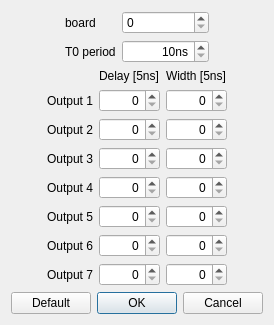
<?xml version="1.0" encoding="UTF-8"?>
<ui version="4.0">
 <class>DialogIoctrl</class>
 <widget class="QDialog" name="DialogIoctrl">
  <property name="geometry">
   <rect>
    <x>0</x>
    <y>0</y>
    <width>257</width>
    <height>312</height>
   </rect>
  </property>
  <property name="windowTitle">
   <string>IO Control</string>
  </property>
  <layout class="QVBoxLayout" name="verticalLayout">
   <item>
    <spacer name="verticalSpacer">
     <property name="orientation">
      <enum>Qt::Vertical</enum>
     </property>
     <property name="sizeHint" stdset="0">
      <size>
       <width>20</width>
       <height>40</height>
      </size>
     </property>
    </spacer>
   </item>
   <item>
    <layout class="QGridLayout" name="gridLayout_2">
     <item row="1" column="1">
      <widget class="QLabel" name="labelT0">
       <property name="text">
        <string>T0 period</string>
       </property>
      </widget>
     </item>
     <item row="1" column="0">
      <spacer name="horizontalSpacer_3">
       <property name="orientation">
        <enum>Qt::Horizontal</enum>
       </property>
       <property name="sizeHint" stdset="0">
        <size>
         <width>40</width>
         <height>20</height>
        </size>
       </property>
      </spacer>
     </item>
     <item row="1" column="3">
      <spacer name="horizontalSpacer_4">
       <property name="orientation">
        <enum>Qt::Horizontal</enum>
       </property>
       <property name="sizeHint" stdset="0">
        <size>
         <width>40</width>
         <height>20</height>
        </size>
       </property>
      </spacer>
     </item>
     <item row="1" column="2">
      <widget class="QDoubleSpinBox" name="doubleSpinBoxT0">
       <property name="alignment">
        <set>Qt::AlignRight|Qt::AlignTrailing|Qt::AlignVCenter</set>
       </property>
       <property name="suffix">
        <string>0ns</string>
       </property>
       <property name="decimals">
        <number>0</number>
       </property>
       <property name="minimum">
        <double>1.000000000000000</double>
       </property>
       <property name="maximum">
        <double>4294967295.000000000000000</double>
       </property>
      </widget>
     </item>
     <item row="0" column="1">
      <widget class="QLabel" name="label">
       <property name="text">
        <string>board</string>
       </property>
      </widget>
     </item>
     <item row="0" column="2">
      <widget class="QSpinBox" name="spinBoxBoard">
       <property name="maximum">
        <number>4</number>
       </property>
      </widget>
     </item>
    </layout>
   </item>
   <item>
    <layout class="QGridLayout" name="gridLayout">
     <item row="1" column="2">
      <widget class="QLabel" name="labelOutput1">
       <property name="text">
        <string>Output 1</string>
       </property>
      </widget>
     </item>
     <item row="2" column="4">
      <widget class="QSpinBox" name="spinBoxO2W">
       <property name="alignment">
        <set>Qt::AlignRight|Qt::AlignTrailing|Qt::AlignVCenter</set>
       </property>
       <property name="maximum">
        <number>65535</number>
       </property>
      </widget>
     </item>
     <item row="6" column="3">
      <widget class="QSpinBox" name="spinBoxO6D">
       <property name="alignment">
        <set>Qt::AlignRight|Qt::AlignTrailing|Qt::AlignVCenter</set>
       </property>
       <property name="maximum">
        <number>65535</number>
       </property>
      </widget>
     </item>
     <item row="5" column="2">
      <widget class="QLabel" name="labelOutput5">
       <property name="text">
        <string>Output 5</string>
       </property>
      </widget>
     </item>
     <item row="5" column="4">
      <widget class="QSpinBox" name="spinBoxO5W">
       <property name="alignment">
        <set>Qt::AlignRight|Qt::AlignTrailing|Qt::AlignVCenter</set>
       </property>
       <property name="maximum">
        <number>65535</number>
       </property>
      </widget>
     </item>
     <item row="1" column="4">
      <widget class="QSpinBox" name="spinBoxO1W">
       <property name="alignment">
        <set>Qt::AlignRight|Qt::AlignTrailing|Qt::AlignVCenter</set>
       </property>
       <property name="maximum">
        <number>65535</number>
       </property>
      </widget>
     </item>
     <item row="7" column="4">
      <widget class="QSpinBox" name="spinBoxO7W">
       <property name="alignment">
        <set>Qt::AlignRight|Qt::AlignTrailing|Qt::AlignVCenter</set>
       </property>
       <property name="maximum">
        <number>65535</number>
       </property>
      </widget>
     </item>
     <item row="3" column="3">
      <widget class="QSpinBox" name="spinBoxO3D">
       <property name="alignment">
        <set>Qt::AlignRight|Qt::AlignTrailing|Qt::AlignVCenter</set>
       </property>
       <property name="maximum">
        <number>65535</number>
       </property>
      </widget>
     </item>
     <item row="4" column="4">
      <widget class="QSpinBox" name="spinBoxO4W">
       <property name="alignment">
        <set>Qt::AlignRight|Qt::AlignTrailing|Qt::AlignVCenter</set>
       </property>
       <property name="maximum">
        <number>65535</number>
       </property>
      </widget>
     </item>
     <item row="0" column="3">
      <widget class="QLabel" name="labelDelay">
       <property name="text">
        <string>Delay [5ns]</string>
       </property>
      </widget>
     </item>
     <item row="3" column="2">
      <widget class="QLabel" name="labelOutput3">
       <property name="text">
        <string>Output 3</string>
       </property>
      </widget>
     </item>
     <item row="2" column="5">
      <spacer name="horizontalSpacer_2">
       <property name="orientation">
        <enum>Qt::Horizontal</enum>
       </property>
       <property name="sizeHint" stdset="0">
        <size>
         <width>40</width>
         <height>20</height>
        </size>
       </property>
      </spacer>
     </item>
     <item row="6" column="2">
      <widget class="QLabel" name="labelOutput6">
       <property name="text">
        <string>Output 6</string>
       </property>
      </widget>
     </item>
     <item row="5" column="3">
      <widget class="QSpinBox" name="spinBoxO5D">
       <property name="alignment">
        <set>Qt::AlignRight|Qt::AlignTrailing|Qt::AlignVCenter</set>
       </property>
       <property name="maximum">
        <number>65535</number>
       </property>
      </widget>
     </item>
     <item row="2" column="2">
      <widget class="QLabel" name="labelOutput2">
       <property name="text">
        <string>Output 2</string>
       </property>
      </widget>
     </item>
     <item row="4" column="3">
      <widget class="QSpinBox" name="spinBoxO4D">
       <property name="alignment">
        <set>Qt::AlignRight|Qt::AlignTrailing|Qt::AlignVCenter</set>
       </property>
       <property name="maximum">
        <number>65535</number>
       </property>
      </widget>
     </item>
     <item row="7" column="3">
      <widget class="QSpinBox" name="spinBoxO7D">
       <property name="alignment">
        <set>Qt::AlignRight|Qt::AlignTrailing|Qt::AlignVCenter</set>
       </property>
       <property name="maximum">
        <number>65535</number>
       </property>
      </widget>
     </item>
     <item row="7" column="2">
      <widget class="QLabel" name="labelOutput7">
       <property name="text">
        <string>Output 7</string>
       </property>
      </widget>
     </item>
     <item row="1" column="3">
      <widget class="QSpinBox" name="spinBoxO1D">
       <property name="alignment">
        <set>Qt::AlignRight|Qt::AlignTrailing|Qt::AlignVCenter</set>
       </property>
       <property name="maximum">
        <number>65535</number>
       </property>
      </widget>
     </item>
     <item row="2" column="3">
      <widget class="QSpinBox" name="spinBoxO2D">
       <property name="alignment">
        <set>Qt::AlignRight|Qt::AlignTrailing|Qt::AlignVCenter</set>
       </property>
       <property name="maximum">
        <number>65535</number>
       </property>
      </widget>
     </item>
     <item row="0" column="4">
      <widget class="QLabel" name="labelWidth">
       <property name="text">
        <string>Width [5ns]</string>
       </property>
      </widget>
     </item>
     <item row="4" column="2">
      <widget class="QLabel" name="labelOutput4">
       <property name="text">
        <string>Output 4</string>
       </property>
      </widget>
     </item>
     <item row="3" column="4">
      <widget class="QSpinBox" name="spinBoxO3W">
       <property name="alignment">
        <set>Qt::AlignRight|Qt::AlignTrailing|Qt::AlignVCenter</set>
       </property>
       <property name="maximum">
        <number>65535</number>
       </property>
      </widget>
     </item>
     <item row="6" column="4">
      <widget class="QSpinBox" name="spinBoxO6W">
       <property name="alignment">
        <set>Qt::AlignRight|Qt::AlignTrailing|Qt::AlignVCenter</set>
       </property>
       <property name="maximum">
        <number>65535</number>
       </property>
      </widget>
     </item>
     <item row="2" column="1">
      <spacer name="horizontalSpacer">
       <property name="orientation">
        <enum>Qt::Horizontal</enum>
       </property>
       <property name="sizeHint" stdset="0">
        <size>
         <width>40</width>
         <height>20</height>
        </size>
       </property>
      </spacer>
     </item>
    </layout>
   </item>
   <item>
    <spacer name="verticalSpacer_3">
     <property name="orientation">
      <enum>Qt::Vertical</enum>
     </property>
     <property name="sizeHint" stdset="0">
      <size>
       <width>20</width>
       <height>40</height>
      </size>
     </property>
    </spacer>
   </item>
   <item>
    <layout class="QHBoxLayout" name="horizontalLayout_2">
     <item>
      <widget class="QPushButton" name="pushButtonDefault">
       <property name="text">
        <string>Default</string>
       </property>
      </widget>
     </item>
     <item>
      <widget class="QDialogButtonBox" name="buttonBox">
       <property name="standardButtons">
        <set>QDialogButtonBox::Cancel|QDialogButtonBox::Ok</set>
       </property>
      </widget>
     </item>
    </layout>
   </item>
  </layout>
 </widget>
 <layoutdefault spacing="6" margin="11"/>
 <tabstops>
  <tabstop>doubleSpinBoxT0</tabstop>
  <tabstop>spinBoxO1D</tabstop>
  <tabstop>spinBoxO1W</tabstop>
  <tabstop>spinBoxO2D</tabstop>
  <tabstop>spinBoxO2W</tabstop>
  <tabstop>spinBoxO3D</tabstop>
  <tabstop>spinBoxO3W</tabstop>
  <tabstop>spinBoxO4D</tabstop>
  <tabstop>spinBoxO4W</tabstop>
  <tabstop>spinBoxO5D</tabstop>
  <tabstop>spinBoxO5W</tabstop>
  <tabstop>spinBoxO6D</tabstop>
  <tabstop>spinBoxO6W</tabstop>
  <tabstop>spinBoxO7D</tabstop>
  <tabstop>spinBoxO7W</tabstop>
  <tabstop>pushButtonDefault</tabstop>
 </tabstops>
 <resources/>
 <connections>
  <connection>
   <sender>buttonBox</sender>
   <signal>accepted()</signal>
   <receiver>DialogIoctrl</receiver>
   <slot>accept()</slot>
   <hints>
    <hint type="sourcelabel">
     <x>71</x>
     <y>261</y>
    </hint>
    <hint type="destinationlabel">
     <x>101</x>
     <y>288</y>
    </hint>
   </hints>
  </connection>
  <connection>
   <sender>buttonBox</sender>
   <signal>rejected()</signal>
   <receiver>DialogIoctrl</receiver>
   <slot>reject()</slot>
   <hints>
    <hint type="sourcelabel">
     <x>166</x>
     <y>259</y>
    </hint>
    <hint type="destinationlabel">
     <x>193</x>
     <y>283</y>
    </hint>
   </hints>
  </connection>
 </connections>
</ui>
